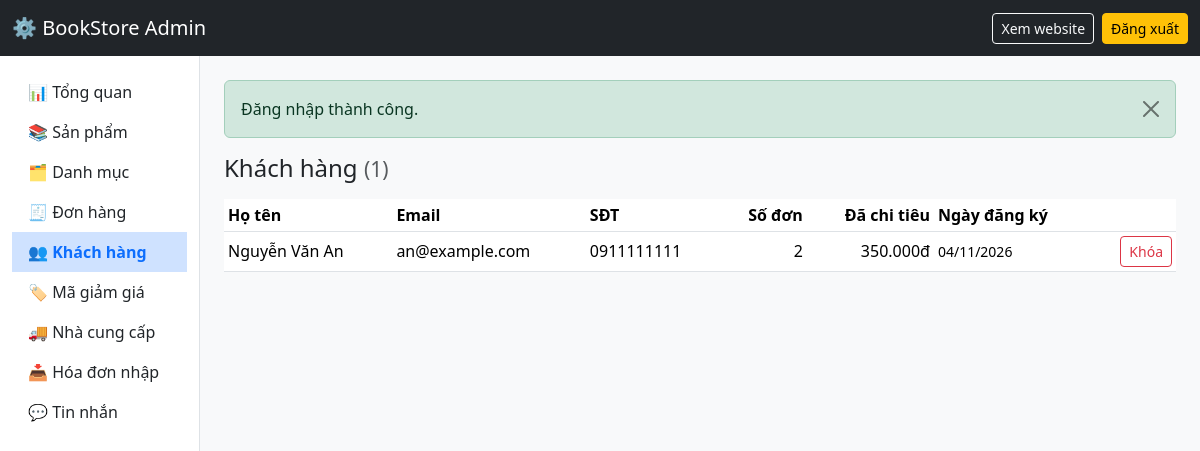
/admin/khach-hang (signed in), run on the app's committed database.
### tables this page shows
CREATE TABLE users (
    id          INT UNSIGNED AUTO_INCREMENT PRIMARY KEY,
    full_name   VARCHAR(100) NOT NULL,
    email       VARCHAR(150) NOT NULL UNIQUE,
    password    VARCHAR(255) NOT NULL,                   
    phone       VARCHAR(20)  NULL,
    address     VARCHAR(255) NULL,
    role        ENUM('customer','admin') NOT NULL DEFAULT 'customer',
    is_active   TINYINT(1)   NOT NULL DEFAULT 1,         
    created_at  TIMESTAMP    NOT NULL DEFAULT CURRENT_TIMESTAMP
);

### app/core/Controller.php (called while the page is built, shortened)
<?php
abstract class Controller
{
    protected function render(string $view, array $data = [], string $layout = 'main'): void
    {
        extract($data);
        require APP_PATH . "/views/$view.php";
    }
}

### app/controllers/AdminController.php (called while the page is built, shortened)
<?php
abstract class AdminController extends Controller
{
    protected function view(string $view, array $data = []): void
    {
        $this->render($view, $data, 'admin');
    }
}

### app/controllers/AdminUserController.php (called while the page is built, shortened)
<?php
class AdminUserController extends AdminController
{
    public function index(): void
    {
        $this->view('admin/users/index', ['title' => 'Khách hàng', 'users' => (new User())->customers()]);
    }
}

### public/index.php (called while the page is built, shortened)
<?php
require APP_PATH . '/core/helpers.php';
$router = new Router();
$router->dispatch($_SERVER['REQUEST_METHOD'], $_SERVER['REQUEST_URI']);

### app/models/User.php (called while the page is built, shortened)
<?php
class User extends Model
{
    public function customers(): array
    {
        return $this->db->query("SELECT u.*, COUNT(o.id) AS order_count, COALESCE(SUM(o.total), 0) AS spent
                                 FROM users u LEFT JOIN orders o ON o.user_id = u.id AND o.status <> 'cancelled'
                                 WHERE u.role = 'customer' GROUP BY u.id ORDER BY u.id DESC")->fetchAll();
    }
}

### app/core/helpers.php (called while the page is built, shortened)
<?php
function e($value): string
{
    return htmlspecialchars((string)$value, ENT_QUOTES, 'UTF-8');
}
function url(string $path = ''): string
{
    return BASE_URL . '/' . ltrim($path, '/');
}
function money($n): string
{
    return number_format((float)$n, 0, ',', '.') . 'đ';
}

### app/views/admin/users/index.php (the view, shortened to what this page needs)
<h1 class="h4 mb-3">Khách hàng <small class="text-muted">(<?= count($users) ?>)</small></h1>
<div class="table-responsive"><table class="table table-sm table-hover align-middle bg-white">
    <thead><tr><th>Họ tên</th><th>Email</th><th>SĐT</th><th class="text-end">Số đơn</th><th class="text-end">Đã chi tiêu</th><th>Ngày đăng ký</th><th></th></tr></thead>
    <tbody>
    <?php foreach ($users as $u): ?>
        <tr class="<?= $u['is_active'] ? '' : 'table-secondary' ?>">
            <td><?= e($u['full_name']) ?></td><td><?= e($u['email']) ?></td><td><?= e($u['phone']) ?></td>
            <td class="text-end"><?= (int)$u['order_count'] ?></td><td class="text-end"><?= money($u['spent']) ?></td>
            <td class="small"><?= e(date('d/m/Y', strtotime($u['created_at']))) ?></td>
            <td class="text-end">
                <form method="post" action="<?= url('/admin/khach-hang/' . $u['id'] . '/khoa') ?>">
                    <button class="btn btn-sm <?= $u['is_active'] ? 'btn-outline-danger' : 'btn-outline-success' ?>"><?= $u['is_active'] ? 'Khóa' : 'Mở khóa' ?></button>
                </form>
            </td>
        </tr>
    <?php endforeach; ?>
    </tbody>
</table></div>

### app/core/Router.php (shortened to what this page needs)
<?php
class Router
{
    private array $routes = [];
    private function add(string $method, string $path, string $handler): void
    {
        $regex = preg_replace('#\{(\w+)\}#', '(?P<$1>[^/]+)', $path);
        $this->routes[] = [$method, '#^' . $regex . '$#', $handler];
    }
    public function dispatch(string $method, string $uri): void
    {
        $path = parse_url($uri, PHP_URL_PATH);
        $path = preg_replace('#^' . preg_quote(BASE_URL, '#') . '(/public)?#', '', $path);
        $path = '/' . trim($path, '/');
        foreach ($this->routes as [$routeMethod, $regex, $handler]) {
            if ($routeMethod === $method && preg_match($regex, $path, $matches)) {
                $params = array_filter($matches, 'is_string', ARRAY_FILTER_USE_KEY);
                [$controllerName, $action] = explode('@', $handler);
                (new $controllerName())->$action(...array_values($params));
                return;
            }
        }
    }
}

### data on the page
users: full_name "Nguyễn Văn An", email "an@example.com", phone "0911111111", order_count "2", spent "350.000đ", created_at "04/11/2026", is_active "Khóa"

### other printed values
$label "📊 Tổng quan"
$label "📚 Sản phẩm"
$label "🗂 Danh mục"
$label "🧾 Đơn hàng"
$label "👥 Khách hàng"
$label "🏷 Mã giảm giá"
$label "🚚 Nhà cung cấp"
$label "📥 Hóa đơn nhập"
$f['message'] "Đăng nhập thành công."
